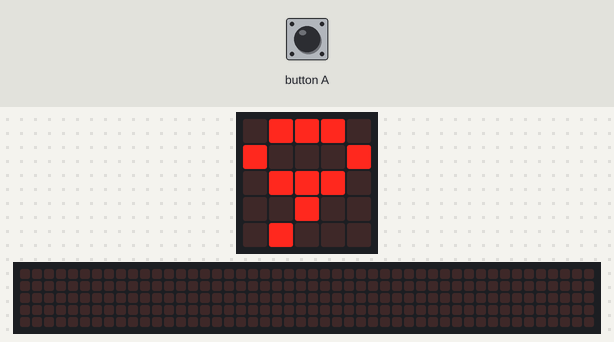
Simulated run of this program. Board: BBC micro:bit (MakeCode). On the bench: the board's 5×5 LED display, a strip that is not on the board, showing the scrolling text unrolled. The test bench sets the inputs (shaded band). The 48×5 strip is a reading aid, not a part: it shows the text the display is scrolling, unrolled, one strip-width of it at a time.

Above: at 3.8 s.
At 8.6 s:
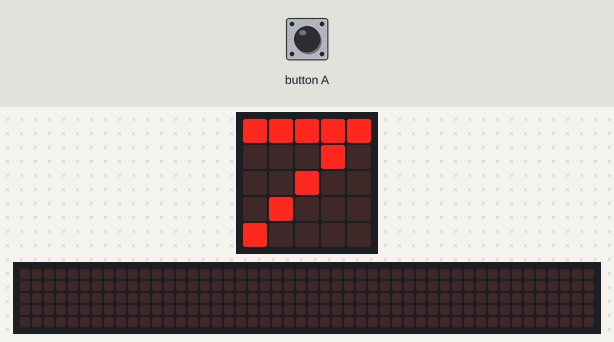
8.7 s: button A pressed for 0.15 s
At 11.5 s:
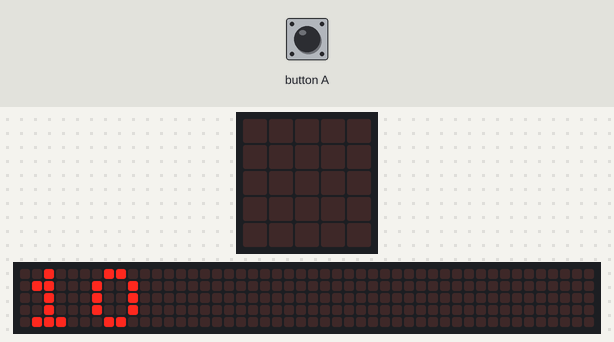
Timing chart, 0 to 13.0 s (numbered marks = the images above; inputs shaded):
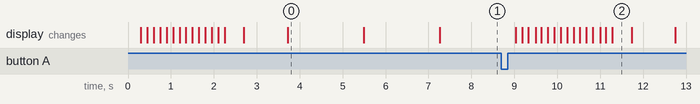

The program:

main.ts
```typescript
input.onButtonPressed(Button.A, function () {
    Contador = 10
})
let Contador = 0
Contador = 10
basic.forever(function () {
    basic.showNumber(Contador)
    Contador += -1
    if (Contador < 1) {
        Contador = 10
    }
    basic.pause(1000)
})
```

test.ts
```typescript
// aquí va el archivo "tests"; esto no se compilará cuando este paquete se utilice como una extensión.
```

Measured:
- after the input at 8.7 s, the display: first changes after 0.33 s (image 2 shows a later state)
- what the display in image 0 shows lasts 1.8 s, from 3.7 s to 5.5 s
- what the display in image 2 shows lasts 0.4 s, from 11.3 s to 11.7 s
